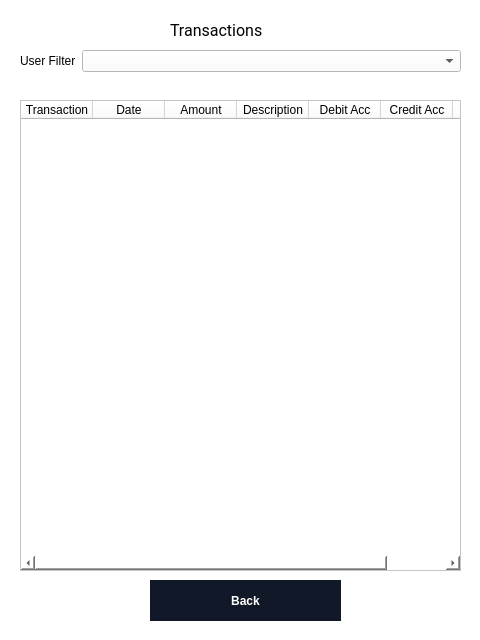
<?xml version="1.0" encoding="UTF-8"?>
<ui version="4.0">
 <class>MainWindow</class>
 <widget class="QMainWindow" name="MainWindow">
  <property name="geometry">
   <rect>
    <x>0</x>
    <y>0</y>
    <width>480</width>
    <height>640</height>
   </rect>
  </property>
  <property name="windowTitle">
   <string>MainWindow</string>
  </property>
  <property name="animated">
   <bool>true</bool>
  </property>
  <widget class="QWidget" name="centralwidget">
   <property name="styleSheet">
    <string notr="true">background:white</string>
   </property>
   <widget class="QPushButton" name="pushButton">
    <property name="geometry">
     <rect>
      <x>150</x>
      <y>580</y>
      <width>191</width>
      <height>41</height>
     </rect>
    </property>
    <property name="cursor">
     <cursorShape>PointingHandCursor</cursorShape>
    </property>
    <property name="styleSheet">
     <string notr="true">
  background-color: #111827;
  border: 1px solid transparent;
  border-radius: .75rem;
  color: #FFFFFF;
  font-family: &quot;Inter var&quot;,ui-sans-serif,system-ui,-apple-system,system-ui,&quot;Segoe UI&quot;,Roboto,&quot;Helvetica Neue&quot;,Arial,&quot;Noto Sans&quot;,sans-serif,&quot;Apple Color Emoji&quot;,&quot;Segoe UI Emoji&quot;,&quot;Segoe UI Symbol&quot;,&quot;Noto Color Emoji&quot;;
  font-size: 1.125rem;
  font-weight: 600;
  line-height: 1.5rem;
  padding: .75rem 1.2rem;
  text-align: center;
  width: auto;
</string>
    </property>
    <property name="text">
     <string>Back</string>
    </property>
   </widget>
   <widget class="QLabel" name="label">
    <property name="geometry">
     <rect>
      <x>170</x>
      <y>10</y>
      <width>221</width>
      <height>41</height>
     </rect>
    </property>
    <property name="font">
     <font>
      <family>Roboto</family>
      <pointsize>12</pointsize>
     </font>
    </property>
    <property name="styleSheet">
     <string notr="true">background:none;</string>
    </property>
    <property name="text">
     <string>Transactions</string>
    </property>
   </widget>
   <widget class="QWidget" name="formLayoutWidget">
    <property name="geometry">
     <rect>
      <x>20</x>
      <y>50</y>
      <width>441</width>
      <height>31</height>
     </rect>
    </property>
    <layout class="QFormLayout" name="formLayout">
     <property name="verticalSpacing">
      <number>10</number>
     </property>
     <item row="0" column="0">
      <widget class="QLabel" name="userFilterLabel">
       <property name="text">
        <string>User Filter</string>
       </property>
      </widget>
     </item>
     <item row="0" column="1">
      <widget class="QComboBox" name="userFilterComboBox"/>
     </item>
    </layout>
   </widget>
   <widget class="QTableWidget" name="tableWidget">
    <property name="geometry">
     <rect>
      <x>20</x>
      <y>100</y>
      <width>441</width>
      <height>471</height>
     </rect>
    </property>
    <attribute name="horizontalHeaderDefaultSectionSize">
     <number>72</number>
    </attribute>
    <attribute name="verticalHeaderDefaultSectionSize">
     <number>22</number>
    </attribute>
    <column>
     <property name="text">
      <string>Transaction</string>
     </property>
    </column>
    <column>
    <property name="text">
      <string>Date</string>
     </property>
    </column>
    <column>
     <property name="text">
      <string>Amount</string>
     </property>
    </column>
    <column>
     <property name="text">
      <string>Description</string>
     </property>
    </column>
    <column>
     <property name="text">
      <string>Debit Acc</string>
     </property>
    </column>
    <column>
     <property name="text">
      <string>Credit Acc</string>
     </property>
    </column>
    <column>
     <property name="text">
      <string>Category</string>
     </property>
    </column>
   </widget>
  </widget>
 </widget>
 <resources/>
 <connections/>
</ui>
